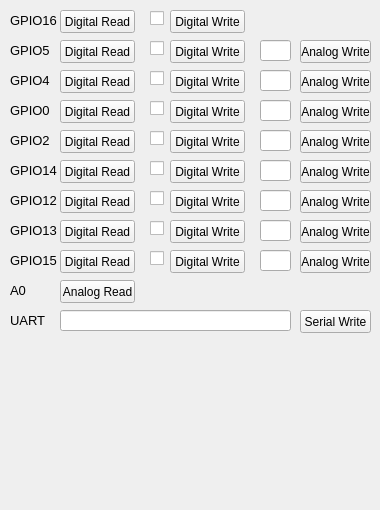
       <widget class="QWidget" name="tab_3">
        <attribute name="title">
         <string>IO Command</string>
        </attribute>
        <widget class="QLabel" name="control_pin_14_label">
         <property name="geometry">
          <rect>
           <x>10</x>
           <y>160</y>
           <width>51</width>
           <height>21</height>
          </rect>
         </property>
         <property name="font">
          <font>
           <pointsize>10</pointsize>
           <weight>50</weight>
           <bold>false</bold>
          </font>
         </property>
         <property name="text">
          <string>GPIO14</string>
         </property>
        </widget>
        <widget class="QLabel" name="control_pin_16_label">
         <property name="geometry">
          <rect>
           <x>10</x>
           <y>10</y>
           <width>51</width>
           <height>21</height>
          </rect>
         </property>
         <property name="font">
          <font>
           <pointsize>10</pointsize>
           <weight>50</weight>
           <bold>false</bold>
          </font>
         </property>
         <property name="text">
          <string>GPIO16</string>
         </property>
        </widget>
        <widget class="QLabel" name="control_pin_5_label">
         <property name="geometry">
          <rect>
           <x>10</x>
           <y>40</y>
           <width>51</width>
           <height>21</height>
          </rect>
         </property>
         <property name="font">
          <font>
           <pointsize>10</pointsize>
           <weight>50</weight>
           <bold>false</bold>
          </font>
         </property>
         <property name="text">
          <string>GPIO5</string>
         </property>
        </widget>
        <widget class="QLabel" name="control_pin_13_label">
         <property name="geometry">
          <rect>
           <x>10</x>
           <y>220</y>
           <width>51</width>
           <height>21</height>
          </rect>
         </property>
         <property name="font">
          <font>
           <pointsize>10</pointsize>
           <weight>50</weight>
           <bold>false</bold>
          </font>
         </property>
         <property name="text">
          <string>GPIO13</string>
         </property>
        </widget>
        <widget class="QLabel" name="control_pin_2_label">
         <property name="geometry">
          <rect>
           <x>10</x>
           <y>130</y>
           <width>51</width>
           <height>21</height>
          </rect>
         </property>
         <property name="font">
          <font>
           <pointsize>10</pointsize>
           <weight>50</weight>
           <bold>false</bold>
          </font>
         </property>
         <property name="text">
          <string>GPIO2</string>
         </property>
        </widget>
        <widget class="QLabel" name="control_pin_0_label">
         <property name="geometry">
          <rect>
           <x>10</x>
           <y>100</y>
           <width>51</width>
           <height>21</height>
          </rect>
         </property>
         <property name="font">
          <font>
           <pointsize>10</pointsize>
           <weight>50</weight>
           <bold>false</bold>
          </font>
         </property>
         <property name="text">
          <string>GPIO0</string>
         </property>
        </widget>
        <widget class="QLabel" name="control_pin_15_label">
         <property name="geometry">
          <rect>
           <x>10</x>
           <y>250</y>
           <width>51</width>
           <height>21</height>
          </rect>
         </property>
         <property name="font">
          <font>
           <pointsize>10</pointsize>
           <weight>50</weight>
           <bold>false</bold>
          </font>
         </property>
         <property name="text">
          <string>GPIO15</string>
         </property>
        </widget>
        <widget class="QLabel" name="control_pin_4_label">
         <property name="geometry">
          <rect>
           <x>10</x>
           <y>70</y>
           <width>51</width>
           <height>21</height>
          </rect>
         </property>
         <property name="font">
          <font>
           <pointsize>10</pointsize>
           <weight>50</weight>
           <bold>false</bold>
          </font>
         </property>
         <property name="text">
          <string>GPIO4</string>
         </property>
        </widget>
        <widget class="QLabel" name="control_pin_12_label">
         <property name="geometry">
          <rect>
           <x>10</x>
           <y>190</y>
           <width>51</width>
           <height>21</height>
          </rect>
         </property>
         <property name="font">
          <font>
           <pointsize>10</pointsize>
           <weight>50</weight>
           <bold>false</bold>
          </font>
         </property>
         <property name="text">
          <string>GPIO12</string>
         </property>
        </widget>
        <widget class="QPushButton" name="digital_read_pin_16_pushButton">
         <property name="geometry">
          <rect>
           <x>60</x>
           <y>10</y>
           <width>75</width>
           <height>23</height>
          </rect>
         </property>
         <property name="text">
          <string>Digital Read</string>
         </property>
        </widget>
        <widget class="QPushButton" name="digital_read_pin_5_pushButton">
         <property name="geometry">
          <rect>
           <x>60</x>
           <y>40</y>
           <width>75</width>
           <height>23</height>
          </rect>
         </property>
         <property name="text">
          <string>Digital Read</string>
         </property>
        </widget>
        <widget class="QPushButton" name="digital_read_pin_4_pushButton">
         <property name="geometry">
          <rect>
           <x>60</x>
           <y>70</y>
           <width>75</width>
           <height>23</height>
          </rect>
         </property>
         <property name="text">
          <string>Digital Read</string>
         </property>
        </widget>
        <widget class="QPushButton" name="digital_read_pin_0_pushButton">
         <property name="geometry">
          <rect>
           <x>60</x>
           <y>100</y>
           <width>75</width>
           <height>23</height>
          </rect>
         </property>
         <property name="text">
          <string>Digital Read</string>
         </property>
        </widget>
        <widget class="QPushButton" name="digital_read_pin_2_pushButton">
         <property name="geometry">
          <rect>
           <x>60</x>
           <y>130</y>
           <width>75</width>
           <height>23</height>
          </rect>
         </property>
         <property name="text">
          <string>Digital Read</string>
         </property>
        </widget>
        <widget class="QPushButton" name="digital_read_pin_14_pushButton">
         <property name="geometry">
          <rect>
           <x>60</x>
           <y>160</y>
           <width>75</width>
           <height>23</height>
          </rect>
         </property>
         <property name="text">
          <string>Digital Read</string>
         </property>
        </widget>
        <widget class="QPushButton" name="digital_read_pin_12_pushButton">
         <property name="geometry">
          <rect>
           <x>60</x>
           <y>190</y>
           <width>75</width>
           <height>23</height>
          </rect>
         </property>
         <property name="text">
          <string>Digital Read</string>
         </property>
        </widget>
        <widget class="QPushButton" name="digital_read_pin_13_pushButton">
         <property name="geometry">
          <rect>
           <x>60</x>
           <y>220</y>
           <width>75</width>
           <height>23</height>
          </rect>
         </property>
         <property name="text">
          <string>Digital Read</string>
         </property>
        </widget>
        <widget class="QPushButton" name="digital_read_pin_15_pushButton">
         <property name="geometry">
          <rect>
           <x>60</x>
           <y>250</y>
           <width>75</width>
           <height>23</height>
          </rect>
         </property>
         <property name="text">
          <string>Digital Read</string>
         </property>
        </widget>
        <widget class="QCheckBox" name="digital_write_pin_16_checkBox">
         <property name="geometry">
          <rect>
           <x>150</x>
           <y>10</y>
           <width>16</width>
           <height>17</height>
          </rect>
         </property>
         <property name="text">
          <string/>
         </property>
        </widget>
        <widget class="QPushButton" name="digital_write_pin_16_pushButton">
         <property name="geometry">
          <rect>
           <x>170</x>
           <y>10</y>
           <width>75</width>
           <height>23</height>
          </rect>
         </property>
         <property name="text">
          <string>Digital Write</string>
         </property>
        </widget>
        <widget class="QCheckBox" name="digital_write_pin_5_checkBox">
         <property name="geometry">
          <rect>
           <x>150</x>
           <y>40</y>
           <width>16</width>
           <height>17</height>
          </rect>
         </property>
         <property name="text">
          <string/>
         </property>
        </widget>
        <widget class="QPushButton" name="digital_write_pin_5_pushButton">
         <property name="geometry">
          <rect>
           <x>170</x>
           <y>40</y>
           <width>75</width>
           <height>23</height>
          </rect>
         </property>
         <property name="text">
          <string>Digital Write</string>
         </property>
        </widget>
        <widget class="QCheckBox" name="digital_write_pin_4_checkBox">
         <property name="geometry">
          <rect>
           <x>150</x>
           <y>70</y>
           <width>16</width>
           <height>17</height>
          </rect>
         </property>
         <property name="text">
          <string/>
         </property>
        </widget>
        <widget class="QPushButton" name="digital_write_pin_4_pushButton">
         <property name="geometry">
          <rect>
           <x>170</x>
           <y>70</y>
           <width>75</width>
           <height>23</height>
          </rect>
         </property>
         <property name="text">
          <string>Digital Write</string>
         </property>
        </widget>
        <widget class="QCheckBox" name="digital_write_pin_0_checkBox">
         <property name="geometry">
          <rect>
           <x>150</x>
           <y>100</y>
           <width>16</width>
           <height>17</height>
          </rect>
         </property>
         <property name="text">
          <string/>
         </property>
        </widget>
        <widget class="QPushButton" name="digital_write_pin_0_pushButton">
         <property name="geometry">
          <rect>
           <x>170</x>
           <y>100</y>
           <width>75</width>
           <height>23</height>
          </rect>
         </property>
         <property name="text">
          <string>Digital Write</string>
         </property>
        </widget>
        <widget class="QCheckBox" name="digital_write_pin_2_checkBox">
         <property name="geometry">
          <rect>
           <x>150</x>
           <y>130</y>
           <width>16</width>
           <height>17</height>
          </rect>
         </property>
         <property name="text">
          <string/>
         </property>
        </widget>
        <widget class="QPushButton" name="digital_write_pin_2_pushButton">
         <property name="geometry">
          <rect>
           <x>170</x>
           <y>130</y>
           <width>75</width>
           <height>23</height>
          </rect>
         </property>
         <property name="text">
          <string>Digital Write</string>
         </property>
        </widget>
        <widget class="QCheckBox" name="digital_write_pin_14_checkBox">
         <property name="geometry">
          <rect>
           <x>150</x>
           <y>160</y>
           <width>16</width>
           <height>17</height>
          </rect>
         </property>
         <property name="text">
          <string/>
         </property>
        </widget>
        <widget class="QPushButton" name="digital_write_pin_14_pushButton">
         <property name="geometry">
          <rect>
           <x>170</x>
           <y>160</y>
           <width>75</width>
           <height>23</height>
          </rect>
         </property>
         <property name="text">
          <string>Digital Write</string>
         </property>
        </widget>
        <widget class="QCheckBox" name="digital_write_pin_12_checkBox">
         <property name="geometry">
          <rect>
           <x>150</x>
           <y>190</y>
           <width>16</width>
           <height>17</height>
          </rect>
         </property>
         <property name="text">
          <string/>
         </property>
        </widget>
        <widget class="QPushButton" name="digital_write_pin_12_pushButton">
         <property name="geometry">
          <rect>
           <x>170</x>
           <y>190</y>
           <width>75</width>
           <height>23</height>
          </rect>
         </property>
         <property name="text">
          <string>Digital Write</string>
         </property>
        </widget>
        <widget class="QCheckBox" name="digital_write_pin_13_checkBox">
         <property name="geometry">
          <rect>
           <x>150</x>
           <y>220</y>
           <width>16</width>
           <height>17</height>
          </rect>
         </property>
         <property name="text">
          <string/>
         </property>
        </widget>
        <widget class="QPushButton" name="digital_write_pin_13_pushButton">
         <property name="geometry">
          <rect>
           <x>170</x>
           <y>220</y>
           <width>75</width>
           <height>23</height>
          </rect>
         </property>
         <property name="text">
          <string>Digital Write</string>
         </property>
        </widget>
        <widget class="QCheckBox" name="digital_write_pin_15_checkBox">
         <property name="geometry">
          <rect>
           <x>150</x>
           <y>250</y>
           <width>16</width>
           <height>17</height>
          </rect>
         </property>
         <property name="text">
          <string/>
         </property>
        </widget>
        <widget class="QPushButton" name="digital_write_pin_15_pushButton">
         <property name="geometry">
          <rect>
           <x>170</x>
           <y>250</y>
           <width>75</width>
           <height>23</height>
          </rect>
         </property>
         <property name="text">
          <string>Digital Write</string>
         </property>
        </widget>
        <widget class="QLineEdit" name="analog_write_pin_5_lineEdit">
         <property name="geometry">
          <rect>
           <x>260</x>
           <y>40</y>
           <width>31</width>
           <height>21</height>
          </rect>
         </property>
        </widget>
        <widget class="QPushButton" name="analog_write_pin_5_pushButton">
         <property name="geometry">
          <rect>
           <x>300</x>
           <y>40</y>
           <width>71</width>
           <height>23</height>
          </rect>
         </property>
         <property name="text">
          <string>Analog Write</string>
         </property>
        </widget>
        <widget class="QLineEdit" name="analog_write_pin_4_lineEdit">
         <property name="geometry">
          <rect>
           <x>260</x>
           <y>70</y>
           <width>31</width>
           <height>21</height>
          </rect>
         </property>
        </widget>
        <widget class="QPushButton" name="analog_write_pin_4_pushButton">
         <property name="geometry">
          <rect>
           <x>300</x>
           <y>70</y>
           <width>71</width>
           <height>23</height>
          </rect>
         </property>
         <property name="text">
          <string>Analog Write</string>
         </property>
        </widget>
        <widget class="QLineEdit" name="analog_write_pin_0_lineEdit">
         <property name="geometry">
          <rect>
           <x>260</x>
           <y>100</y>
           <width>31</width>
           <height>21</height>
          </rect>
         </property>
        </widget>
        <widget class="QPushButton" name="analog_write_pin_0_pushButton">
         <property name="geometry">
          <rect>
           <x>300</x>
           <y>100</y>
           <width>71</width>
           <height>23</height>
          </rect>
         </property>
         <property name="text">
          <string>Analog Write</string>
         </property>
        </widget>
        <widget class="QLineEdit" name="analog_write_pin_2_lineEdit">
         <property name="geometry">
          <rect>
           <x>260</x>
           <y>130</y>
           <width>31</width>
           <height>21</height>
          </rect>
         </property>
        </widget>
        <widget class="QPushButton" name="analog_write_pin_2_pushButton">
         <property name="geometry">
          <rect>
           <x>300</x>
           <y>130</y>
           <width>71</width>
           <height>23</height>
          </rect>
         </property>
         <property name="text">
          <string>Analog Write</string>
         </property>
        </widget>
        <widget class="QLineEdit" name="analog_write_pin_14_lineEdit">
         <property name="geometry">
          <rect>
           <x>260</x>
           <y>160</y>
           <width>31</width>
           <height>21</height>
          </rect>
         </property>
        </widget>
        <widget class="QPushButton" name="analog_write_pin_14_pushButton">
         <property name="geometry">
          <rect>
           <x>300</x>
           <y>160</y>
           <width>71</width>
           <height>23</height>
          </rect>
         </property>
         <property name="text">
          <string>Analog Write</string>
         </property>
        </widget>
        <widget class="QLineEdit" name="analog_write_pin_12_lineEdit">
         <property name="geometry">
          <rect>
           <x>260</x>
           <y>190</y>
           <width>31</width>
           <height>21</height>
          </rect>
         </property>
        </widget>
        <widget class="QPushButton" name="analog_write_pin_12_pushButton">
         <property name="geometry">
          <rect>
           <x>300</x>
           <y>190</y>
           <width>71</width>
           <height>23</height>
          </rect>
         </property>
         <property name="text">
          <string>Analog Write</string>
         </property>
        </widget>
        <widget class="QLineEdit" name="analog_write_pin_13_lineEdit">
         <property name="geometry">
          <rect>
           <x>260</x>
           <y>220</y>
           <width>31</width>
           <height>21</height>
          </rect>
         </property>
        </widget>
        <widget class="QPushButton" name="analog_write_pin_13_pushButton">
         <property name="geometry">
          <rect>
           <x>300</x>
           <y>220</y>
           <width>71</width>
           <height>23</height>
          </rect>
         </property>
         <property name="text">
          <string>Analog Write</string>
         </property>
        </widget>
        <widget class="QLineEdit" name="analog_write_pin_15_lineEdit">
         <property name="geometry">
          <rect>
           <x>260</x>
           <y>250</y>
           <width>31</width>
           <height>21</height>
          </rect>
         </property>
        </widget>
        <widget class="QPushButton" name="analog_write_pin_15_pushButton">
         <property name="geometry">
          <rect>
           <x>300</x>
           <y>250</y>
           <width>71</width>
           <height>23</height>
          </rect>
         </property>
         <property name="text">
          <string>Analog Write</string>
         </property>
        </widget>
        <widget class="QLabel" name="control_pin_A0_label">
         <property name="geometry">
          <rect>
           <x>10</x>
           <y>280</y>
           <width>51</width>
           <height>21</height>
          </rect>
         </property>
         <property name="font">
          <font>
           <pointsize>10</pointsize>
           <weight>50</weight>
           <bold>false</bold>
          </font>
         </property>
         <property name="text">
          <string>A0</string>
         </property>
        </widget>
        <widget class="QPushButton" name="analog_read_pin_A0_pushButton">
         <property name="geometry">
          <rect>
           <x>60</x>
           <y>280</y>
           <width>75</width>
           <height>23</height>
          </rect>
         </property>
         <property name="text">
          <string>Analog Read</string>
         </property>
        </widget>
        <widget class="QLabel" name="label_2">
         <property name="geometry">
          <rect>
           <x>10</x>
           <y>340</y>
           <width>351</width>
           <height>161</height>
          </rect>
         </property>
         <property name="text">
          <string/>
         </property>
         <property name="pixmap">
          <pixmap>NodeMCU_pinout.PNG</pixmap>
         </property>
         <property name="scaledContents">
          <bool>true</bool>
         </property>
        </widget>
        <widget class="QLineEdit" name="uart_write_lineEdit">
         <property name="geometry">
          <rect>
           <x>60</x>
           <y>310</y>
           <width>231</width>
           <height>21</height>
          </rect>
         </property>
        </widget>
        <widget class="QPushButton" name="uart_write_pushButton">
         <property name="geometry">
          <rect>
           <x>300</x>
           <y>310</y>
           <width>71</width>
           <height>23</height>
          </rect>
         </property>
         <property name="text">
          <string>Serial Write</string>
         </property>
        </widget>
        <widget class="QLabel" name="control_uart_label">
         <property name="geometry">
          <rect>
           <x>10</x>
           <y>310</y>
           <width>51</width>
           <height>21</height>
          </rect>
         </property>
         <property name="font">
          <font>
           <pointsize>10</pointsize>
           <weight>50</weight>
           <bold>false</bold>
          </font>
         </property>
         <property name="text">
          <string>UART</string>
         </property>
        </widget>
       </widget>
